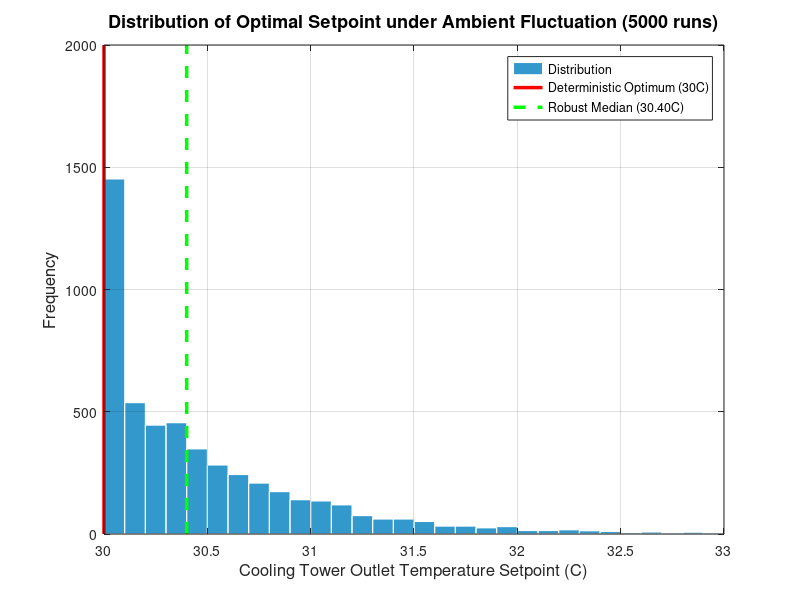
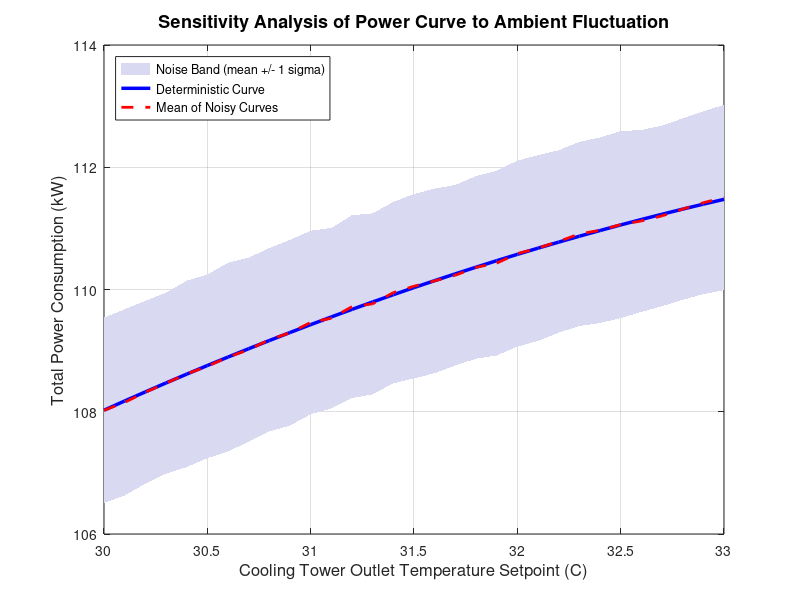

Here is the MATLAB script that generated these plots, in order:
% ============================================================
% 02_monte_carlo_analysis.m
% 功能：蒙特卡洛模拟，分析外界气温波动下最优设定值的稳定性
% ============================================================

clear; clc; close all;

% 基础模型（来自01_deterministic_fit的拟合结果）
p = [-0.125, 9.025, -50.225];
T = 30 : 0.1 : 33;
P_base = polyval(p, T);

% 蒙特卡洛参数
num_sim = 5000;
sigma = 1.5;      % 噪声标准差，模拟外界气温波动（kW）
rng(2026);        % 固定种子，保证结果可复现

% 核心循环：每次模拟找出最优温度
opt_T = zeros(num_sim, 1);
for i = 1 : num_sim
    noise = sigma * randn(size(T));
    P_noisy = P_base + noise;
    [~, idx] = min(P_noisy);
    opt_T(i) = T(idx);
end

% 统计鲁棒指标
opt_mean   = mean(opt_T);
opt_median = median(opt_T);
opt_std    = std(opt_T);
p5  = prctile(opt_T, 5);
p95 = prctile(opt_T, 95);
prob_at_30 = sum(opt_T == 30) / num_sim * 100;

fprintf('========== 蒙特卡洛统计结果 (sigma = %.2f kW) ==========\n', sigma);
fprintf('确定性最优温度（无噪声）        : 30.00 C\n');
fprintf('鲁棒推荐温度（中位数）          : %.2f C\n', opt_median);
fprintf('最优温度波动标准差              : %.3f C\n', opt_std);
fprintf('90%% 置信区间                    : [%.2f, %.2f] C\n', p5, p95);
fprintf('恰好选到30度的概率              : %.1f %%\n', prob_at_30);

% 图2：最优设定值分布直方图（Octave 完美兼容版）
figure('Position', [100, 100, 800, 600]);

% 直接调用 Octave 自带的 hist 画直方图
hist(opt_T, 30);

% 美化直方图颜色（可选）
h = findobj(gca, 'Type', 'patch');
set(h, 'FaceColor', [0.2, 0.6, 0.8], 'EdgeColor', 'white');

xlabel('Cooling Tower Outlet Temperature Setpoint (C)', 'FontSize', 12);
ylabel('Frequency', 'FontSize', 12);
title('Distribution of Optimal Setpoint under Ambient Fluctuation (5000 runs)', 'FontSize', 13);
grid on; hold on;

% 手动画两条竖线（解决 Octave 没有 xline 函数的问题）
yl = ylim;
plot([30 30], yl, 'r-', 'LineWidth', 2.5);
plot([opt_median opt_median], yl, 'g--', 'LineWidth', 2.5);

legend('Distribution', 'Deterministic Optimum (30C)', ...
       sprintf('Robust Median (%.2fC)', opt_median), 'Location', 'northeast');
hold off;

% 保存图片
saveas(gcf, 'results/figures/fig2_monte_carlo_distribution.png');
disp('图2已保存到 results/figures/');

% 图3：能耗曲线与不确定性带
figure('Position', [100, 100, 800, 600]);
P_matrix = zeros(num_sim, length(T));
for i = 1 : num_sim
    P_matrix(i, :) = P_base + sigma * randn(size(T));
end
P_mean = mean(P_matrix, 1);
P_std  = std(P_matrix, 0, 1);

fill([T, fliplr(T)], [P_mean - P_std, fliplr(P_mean + P_std)], ...
     [0.85, 0.85, 0.95], 'EdgeColor', 'none');
hold on;
plot(T, P_base, 'b-', 'LineWidth', 2.5);
plot(T, P_mean, 'r--', 'LineWidth', 2);
xlabel('Cooling Tower Outlet Temperature Setpoint (C)', 'FontSize', 12);
ylabel('Total Power Consumption (kW)', 'FontSize', 12);
title('Sensitivity Analysis of Power Curve to Ambient Fluctuation', 'FontSize', 13);
legend('Noise Band (mean +/- 1 sigma)', 'Deterministic Curve', ...
       'Mean of Noisy Curves', 'Location', 'northwest');
grid on; hold off;
saveas(gcf, 'results/figures/fig3_uncertainty_band.png');
disp('图3已保存到 results/figures/');
